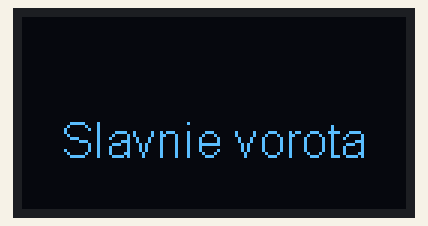
A sketch run on a simulated ESP32. Parts: 128×64 one-colour display. WiFi joins after 1.5 s; servers stay silent unless stated; no radio packets arrive unless stated; what the sketch prints to the serial monitor is not drawn.

Above: at 0.1 s.
At 3.1 s:
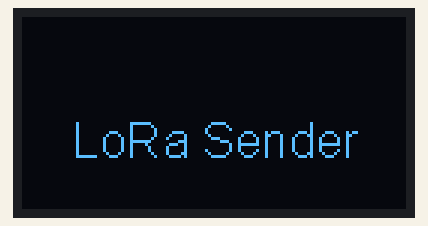
At 6.6 s:
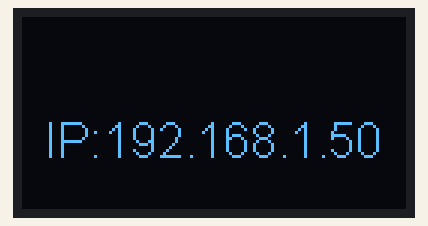
At 8.6 s:
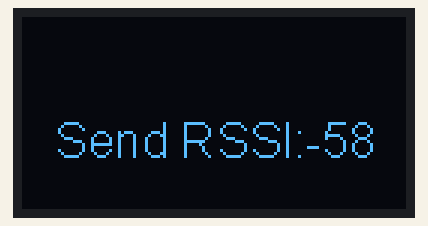

The sketch:

scetch1.6_v0.2_mnogostrok.ino
```cpp
#include <SPI.h>
#include <LoRa.h>
#include "board_def.h"
#include <WiFi.h>
#include <SD.h>
#include "gate.h"

OLED_CLASS_OBJ display(OLED_ADDRESS, OLED_SDA, OLED_SCL);

#define WIFI_SSID       "NewHouse"
#define WIFI_PASSWORD   "01012021"


void setup()
{
  Serial.begin(115200);
  while (!Serial);

  display.init();
  display.flipScreenVertically();
  display.clear();
  display.setFont(ArialMT_Plain_16);
  display.setTextAlignment(TEXT_ALIGN_CENTER);

  display.drawString(display.getWidth() / 2, display.getHeight() / 2, "Slavnie vorota");
  display.display();
  delay(3000);

  display.clear();
  display.drawString(display.getWidth() / 2, display.getHeight() / 2, LORA_SENDER ? "LoRa Sender" : "LoRa Receiver");
  display.display();
  delay(2000);

  WiFi.begin(WIFI_SSID, WIFI_PASSWORD);
  if (WiFi.waitForConnectResult() != WL_CONNECTED) {
    display.clear();
    Serial.println("WiFi Connect Fail");
    display.drawString(display.getWidth() / 2, display.getHeight() / 2, "WiFi Connect Fail");
    display.display();
    delay(2000);
    esp_restart();
  }
  Serial.print("Connected : ");
  Serial.println(WiFi.SSID());
  Serial.print("IP:");
  Serial.println(WiFi.localIP().toString());
  display.clear();
  display.drawString(display.getWidth() / 2, display.getHeight() / 2, "IP:" + WiFi.localIP().toString());
  display.display();
  delay(2000);

  // LoRa инициализируется
  SPI.begin(CONFIG_CLK, CONFIG_MISO, CONFIG_MOSI, CONFIG_NSS);
  LoRa.setPins(CONFIG_NSS, CONFIG_RST, CONFIG_DIO0);
  if (!LoRa.begin(BAND)) {
    Serial.println("Starting LoRa failed!");
    while (1);
  }


  if (!LORA_SENDER) {
    // если LoRa приёмник
    display.clear();
    display.drawString(display.getWidth() / 2, display.getHeight() / 2, "LoraRecv Ready");
    display.display();
  }

  // запрос текущего ядра процессора
  Serial.println("Core ID setup: ");
  Serial.println(xPortGetCoreID());

  // **** Входа и выхода ****
  pinMode (in_ready,   INPUT);
  pinMode (in_set,   INPUT);
  pinMode (out_rst,  OUTPUT);
  //digitalWrite(out_rst, 1);

}

int count = 0;


void loop()
{

  Serial.println("Core ID loop: ");
  Serial.println(xPortGetCoreID()); // запрос ядра процессора

#if LORA_SENDER
  // если LoRa передатчик
  int32_t rssi;
  if (WiFi.status() == WL_CONNECTED) {
    rssi = WiFi.RSSI();
    display.clear();
    display.setTextAlignment(TEXT_ALIGN_CENTER);
    display.drawString(display.getWidth() / 2, display.getHeight() / 2, "Send RSSI:" + String(rssi));
    display.display();
    LoRa.beginPacket();
    LoRa.print("WiFi RSSI: ");
    LoRa.print(rssi);
    LoRa.endPacket();
  } else {
    Serial.println("WiFi Connect lost ...");
  }
  delay(2500);
#else
  if (LoRa.parsePacket()) {
    String recv = "";
    while (LoRa.available()) {
      recv += (char)LoRa.read();
    }
    count++;
    display.clear();
    display.drawString(display.getWidth() / 2, display.getHeight() / 2, recv);
    String info = "[" + String(count) + "]" + "RSSI " + String(LoRa.packetRssi());
    display.drawString(display.getWidth() / 2, display.getHeight() / 2 - 16, info);
    display.display();
  }

#endif
}
```

board_def.h
```cpp
#include <Arduino.h>

#define LORA_SENDER 1   // 1=передатчик 0=приёмник

// пины шильда LORA_V1_6_OLED
#include <Wire.h>
#include "SSD1306Wire.h"
// дисплей
#define OLED_CLASS_OBJ  SSD1306Wire
#define OLED_ADDRESS    0x3C
#define OLED_SDA    21
#define OLED_SCL    22
// LoRa
#define CONFIG_MOSI 27
#define CONFIG_MISO 19
#define CONFIG_CLK  5
#define CONFIG_NSS  18
#define CONFIG_RST  23
#define CONFIG_DIO0 26 //+
// SD card
#define SDCARD_MOSI -1 // 15 временно отключил карту памяти
#define SDCARD_MISO -1 // 2  // -1 нет вывода
#define SDCARD_SCLK -1 // 14
#define SDCARD_CS   -1 // 13

#define BAND 868E6     // lora frequency = 868 МГц
```

gate.h
```cpp
 // ВОРОТА //
// Входа и выхода
#define in_ready 36  // 1=готовность. Горит зелёный свтодиод, взведено в ожидание пилота.
#define in_set   34  // 1=сработка. Включается желтый светодиод. Сработка продолжает висеть, пока спустя 5 секунд не сбросишь out_rst.
#define out_rst  35  // 1=нормальное состояние выхода, 0=взвести триггер в готовность, в ожидание сработки.


/* // **** Дисплей ****
  u8g.firstPage();
  do {
    draw_OUT();
    draw_SET();
    draw_RDy();
    draw_RUN();
    draw_tablo();
  } while ( u8g.nextPage() );

*/


// **** ПОДПРОГРАММЫ *************************************************************************************

/*
void draw_tablo(void) {
  // Секундомер на обычном фоне.
  u8g.setColorIndex(1);
  u8g.drawHLine(0, 12, 128); // линия 110
  // Секундомерное табло
  u8g.setFont(u8g_font_helvR24);  //Шрифт w=17 h=24
  u8g.setPrintPos(0, 62);
  u8g.print( int(m), 10);
  u8g.drawStr( 35, 62, ":");
  u8g.setPrintPos(45, 62);
  u8g.print( int(s), 10);
  u8g.drawStr( 81, 62, ",");
  u8g.setFont(u8g_font_unifont);
  u8g.setPrintPos(93, 62);
  u8g.print( int(ms), 10);
}


void draw_OUT(void) {
  // Рисует OUT выход с LM567  белый фон =светит, чёрный фон =перекрыто
  u8g.setFont(u8g_font_unifont);
  if (digitalRead(in_gate) == 1) {
    u8g.setColorIndex(1);
    u8g.drawBox(0, 0, 26, 12); // X Y левого верхнего угла, ширина, высота вниз
    u8g.setColorIndex(0);
    u8g.drawStr( 0, 11, "G"); // x и y – координаты левого нижнего угла первого символа строки, потом текст
  } else {
    u8g.setColorIndex(1);
    u8g.drawStr( 0, 11, "G");
  }
}


void draw_SET(void) {
  // SET белый фон =пилот пролетел, состояние обратное RST
  u8g.setFont(u8g_font_unifont);
  if (digitalRead(in_set) == 1) {
    u8g.setColorIndex(1);
    u8g.drawBox(56, 0, 26, 12);
    u8g.setColorIndex(0);
    u8g.drawStr( 56, 11, "SET");
  } else {
    u8g.setColorIndex(1);
    u8g.drawStr( 56, 11, "SET");
  }
}


void draw_RDy(void) {
  // RD белый фон =ввзведено в ожидание пилота. Готовность
  u8g.setFont(u8g_font_unifont);
  if (digitalRead(in_ready) == 1) {
    u8g.setColorIndex(1);
    u8g.drawBox(28, 0, 26, 12);
    u8g.setColorIndex(0);
    u8g.drawStr( 28, 11, "RD");
  } else {
    u8g.setColorIndex(1);
    u8g.drawStr( 28, 11, "RD");
  }
}


void draw_RUN(void) {
  //RUN таймер ведёт отсчёт времени, белый фон =считает, чёрный фон=секундомер остановлен
  u8g.setFont(u8g_font_unifont);
  if (start_flag == 1) {
    u8g.setColorIndex(1);
    u8g.drawBox(84, 0, 26, 12);  // белая подложка под RUN
    u8g.drawStr( 0, 30, "vremya idet");
    u8g.setColorIndex(0);
    u8g.drawStr( 84, 11, "TMR");
    u8g.drawBox(0, 62, 24, 24);  // черная заглушка времени
  } else {
    u8g.setColorIndex(1);
    u8g.drawStr( 84, 11, "TMR");
    u8g.drawStr( 0, 30, "fly time");
  }
  */
```

Measured:
- what the display in image 1 shows lasts 3.6 s, from 3.0 s to 6.6 s
- what the display in image 2 shows lasts 2.0 s, from 6.6 s to 8.6 s
